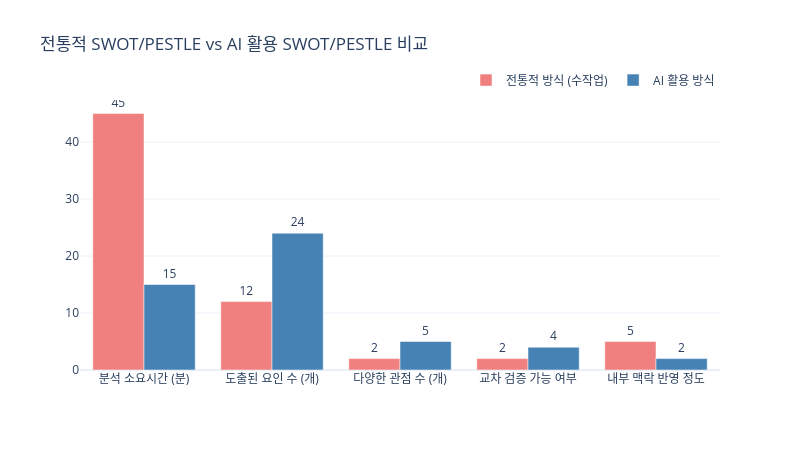

Write notebook code for a chart like this one.
### Code cell
# ============================================================
# 전통적 방식 vs AI 활용 방식 비교 시각화
# ============================================================
# 이 시뮬레이션은 두 방식의 차이를 정량적으로 보여줍니다.

comparison = pd.DataFrame({
    'Metric': ['분석 소요시간\n(분)', '도출된 요인 수\n(개)', '다양한 관점 수\n(개)', 
               '교차 검증\n가능 여부', '내부 맥락\n반영 정도'],
    'Traditional': [45, 12, 2, 2, 5],  # 전통적 방식
    'AI_Augmented': [15, 24, 5, 4, 2]   # AI 활용 방식
})

fig = go.Figure()

fig.add_trace(go.Bar(
    name='전통적 방식 (수작업)',
    x=comparison['Metric'], y=comparison['Traditional'],
    marker_color='lightcoral',
    text=comparison['Traditional'],
    textposition='outside'
))

fig.add_trace(go.Bar(
    name='AI 활용 방식',
    x=comparison['Metric'], y=comparison['AI_Augmented'],
    marker_color='steelblue',
    text=comparison['AI_Augmented'],
    textposition='outside'
))

fig.update_layout(
    title='전통적 SWOT/PESTLE vs AI 활용 SWOT/PESTLE 비교',
    barmode='group',
    height=450, width=800,
    template='plotly_white',
    legend=dict(orientation='h', yanchor='bottom', y=1.02, xanchor='right', x=1)
)
fig.show()

print("\n📌 비교 해석:")
print("   - AI는 속도, 요인 수, 다관점에서 우수")
print("   - 전통적 방식은 내부 맥락 반영에서 우수")
print("   - 최선의 방법: AI로 초안을 빠르게 만들고, 인간이 맥락을 보완하는 '하이브리드 방식'")
print()
print("💡 결론: AI는 기획자를 대체하는 것이 아니라 증강(Augment)한다!")

### Figure 1 — Plotly figure (JSON) as saved in the notebook; plotly's stock layout.template omitted (floating-point values rounded to 4 significant figures)
{"data": [{"marker": {"color": "lightcoral"}, "name": "전통적 방식 (수작업)", "text": [45.0, 12.0, 2.0, 2.0, 5.0], "textposition": "outside", "type": "bar", "x": ["분석 소요시간\n(분)", "도출된 요인 수\n(개)", "다양한 관점 수\n(개)", "교차 검증\n가능 여부", "내부 맥락\n반영 정도"], "y": [45, 12, 2, 2, 5]}, {"marker": {"color": "steelblue"}, "name": "AI 활용 방식", "text": [15.0, 24.0, 5.0, 4.0, 2.0], "textposition": "outside", "type": "bar", "x": ["분석 소요시간\n(분)", "도출된 요인 수\n(개)", "다양한 관점 수\n(개)", "교차 검증\n가능 여부", "내부 맥락\n반영 정도"], "y": [15, 24, 5, 4, 2]}], "layout": {"barmode": "group", "height": 450, "legend": {"orientation": "h", "x": 1, "xanchor": "right", "y": 1.02, "yanchor": "bottom"}, "title": {"text": "전통적 SWOT/PESTLE vs AI 활용 SWOT/PESTLE 비교"}, "width": 800}}
